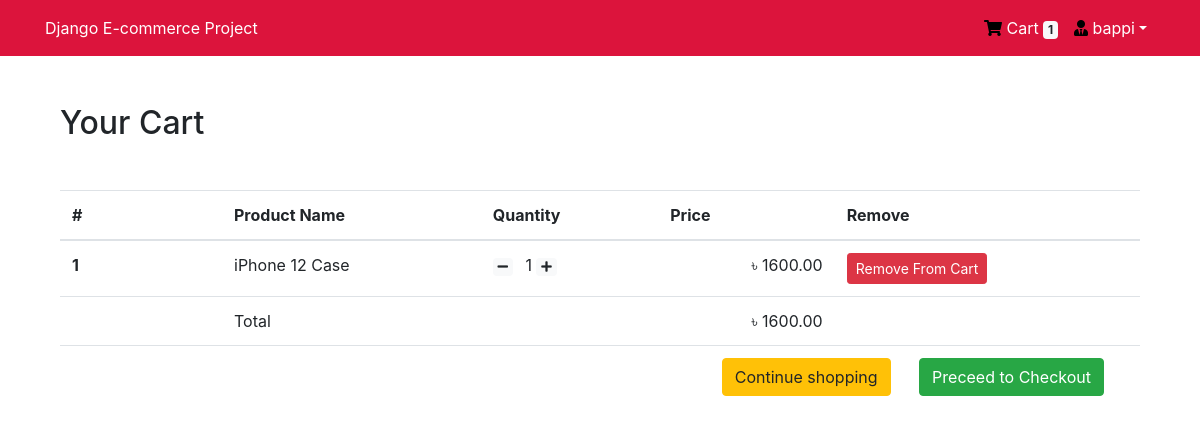
Page /shop/cart/ (signed in) on the committed database.
### App_Login/models.py (models this page shows, shortened)
class User(AbstractBaseUser, PermissionsMixin):
    email = models.EmailField(unique=True, null=False)
    is_staff = models.BooleanField(
        ugettext_lazy('staff status'), default=False,
        help_text = ugettext_lazy('Designers whether the user can log in this site')
        )
    is_active = models.BooleanField(
        ugettext_lazy('active'),
        default=True,
        help_text = ugettext_lazy('Designates whether this user should be treated as ctive. Unselect this isntead of deleting accounts')
    )
    USERNAME_FIELD = 'email'
    objects = MyUserManager()

class Profile(models.Model):
    user = models.OneToOneField(User, on_delete=models.CASCADE, related_name='profile')
    username = models.CharField(max_length=264, blank=True)
    full_name = models.CharField(max_length=254, blank=True)
    address_1 = models.TextField(max_length=300, blank=True)
    city = models.CharField(max_length=40, blank=True)
    zipcode = models.CharField(max_length=10, blank=True)
    country = models.CharField(max_length=50, blank=True)
    phone = models.CharField(max_length=20, blank=True)
    date_joined = models.DateTimeField(auto_now_add=True)

### App_Order/models.py (models this page shows, shortened)
class Order(models.Model):
    orderitems = models.ManyToManyField(Cart)
    user = models.ForeignKey(settings.AUTH_USER_MODEL, on_delete = models.CASCADE)
    ordered = models.BooleanField(default=False)
    created = models.DateTimeField(auto_now_add=True)
    paymentId = models.CharField(max_length = 264, blank= True, null= True)
    orderId = models.CharField(max_length = 200, blank=True, null = True)
    def get_totals(self):
        total = 0
        for order_item in self.orderitems.all():
            total += float(order_item.get_total())
        return total

class Cart(models.Model):
    user = models.ForeignKey(settings.AUTH_USER_MODEL, on_delete = models.CASCADE, related_name = 'cart')
    item = models.ForeignKey(Product, on_delete = models.CASCADE)
    quantity = models.IntegerField(default=1)
    purchased = models.BooleanField(default=False)
    created = models.DateTimeField(auto_now_add = True)
    updated = models.DateTimeField(auto_now= True)
    def get_total(self):
        total = self.item.price * self.quantity
        float_total = format(total, '0.2f')
        return float_total

### App_Shop/models.py (models this page shows)
class Product(models.Model):
    mainimage = models.ImageField(upload_to = 'Products')
    name = models.CharField(max_length=264)
    category = models.ForeignKey(Category, on_delete = models.CASCADE , related_name = 'category')
    preview_text = models.TextField(max_length=200 , verbose_name = 'Preview Text')
    detail_text = models.TextField(max_length=1000, verbose_name='Description')
    price = models.FloatField()
    old_price = models.FloatField(default=0.00)
    created = models.DateTimeField(auto_now_add = True)
    def __str__(self):
        return self.name
    class Meta:
        ordering = ['-created']

### App_Order/views.py (the view)
# urls.py: path('cart/',views.cart_view, name = 'cart'),
@login_required
def cart_view(request):
    carts = Cart.objects.filter(user = request.user, purchased= False)
    orders = Order.objects.filter(user= request.user, ordered = False)
    if carts.exists() and orders.exists():
        order = orders[0]
        return render(request,'App_Order/cart.html',context={'carts':carts,'order':order})
    else:
        messages.warning(request,"You don't have any item in your cart!")
        return redirect("App_Shop:home")

### App_Order/templatetags/cart_tag.py (called while the page is built)
@register.filter
def cart_total(user):
    order  = Order.objects.filter(user=user, ordered=False)
    if order.exists():
        return order[0].orderitems.count()
    else:
        return 0

### templates/App_Order/cart.html
{% extends 'base.html' %}
{% block body_block %}
<div class="container my-5">
    <div class="my-5">
        <h2>Your Cart</h2>
    </div>
    <table class="table table-hover">
        <thead>
            <tr>
                <th scope="col" width="15%">#</th>
                <th scope="col">Product Name</th>
                <th scope="col">Quantity</th>
                <th scope="col" align="right">Price</th>
                <th scope="col">Remove</th>
            </tr>
        </thead>
        <tbody>
            {% for cart in carts %}
            <tr>
                <th scope="row">{{ forloop.counter }}</th>
                <td>{{ cart.item  }}</td>
                <td>
                    <a href="{% url 'App_Order:decrease' pk=cart.item.pk %}" class="mr-2"><span class="badge badge-light"><i class="fas fa-minus"></i></span></a>
                    {{ cart.quantity}}
                    <a href="{% url 'App_Order:increase' pk=cart.item.pk %}" class="mr-2"><span class="badge badge-light"><i class="fas fa-plus"></i></span></a>
                </td>
                <td align="right">&#2547; {{ cart.get_total }} </td>
                <td><a href="{% url 'App_Order:remove' pk=cart.item.pk %}" class="btn btn-danger btn-sm">Remove From Cart</a></td>
            </tr>
            {% endfor %}
            <tr>
                <th scope="row"></th>
                <td colspan="2">Total</td>
                <td align="right">&#2547; {{ order.get_totals | floatformat:2 }} </td>
                <td></td>
            </tr>
            <tr>
                <th scope="row"></th>
                <td colspan="4" class="text-right">
                    <a href="{% url 'App_Shop:home' %}" class="btn btn-warning mr-4">Continue shopping</a>
                    <a href="{% url 'App_Payment:checkout' %}" class="btn btn-success mr-4">Preceed to Checkout</a>
                </td>
            </tr>
        </tbody>
    </table>
</div>
{% endblock %}

### templates/navbar.html (shortened to what this page needs)
{% load cart_tag %}
<!DOCTYPE html>
<html lang="en">
<head>
</head>
<body>
    <nav class="navbar navbar-custom navbar-expand-lg">
        <div class="container">
          <a class="navbar-home" href="{% url 'App_Shop:home' %}">Django E-commerce Project</a>
          <div class="collapse navbar-collapse" id="navbarNav">
            <ul class="navbar-nav ml-auto">
              {% if request.user.is_authenticated %}
              <li class="nav-item">
                  <a href="{% url 'App_Order:cart' %}" class="nav-link" id="color">
                      <i class="fa fa-shopping-cart" id="cart"></i> Cart
                      <span class="badge badge-light">{{ request.user | cart_total }}</span>
                  </a>
              </li>
              <li class="nav-item dropdown">
                <a class="nav-link dropdown-toggle" id="color" href="#" id="navbarDropdown" role="button" data-toggle="dropdown" aria-haspopup="true" aria-expanded="false"><i class="fas fa-user-tie" id="cart"></i> {{request.user.profile.username}}</a>
              </li>
              {% else %}
              <li class="nav-item" id="color">
                <a href="{% url 'App_Login:login' %}" class="btn btn-primary">Login</a>
              </li>
              {% endif %}
            </ul>
          </div>
        </div>
      </nav>
</body>
</html>

### templates/base.html (style rules this page uses)
body { background-color: white; }

### templates/navbar.html (style rules this page uses)
.navbar-custom { background-color: crimson; position: sticky; top: 0; z-index: 100; }
#color { color: white; }
#cart { color: black; }
.navbar-home { color: white; }

### rows in the picture
User: user|cart_total "1", user.profile.username "bappi"
Cart: item "iPhone 12 Case", quantity "1", get_total "1600.00"
Order: get_totals "1600.00"
